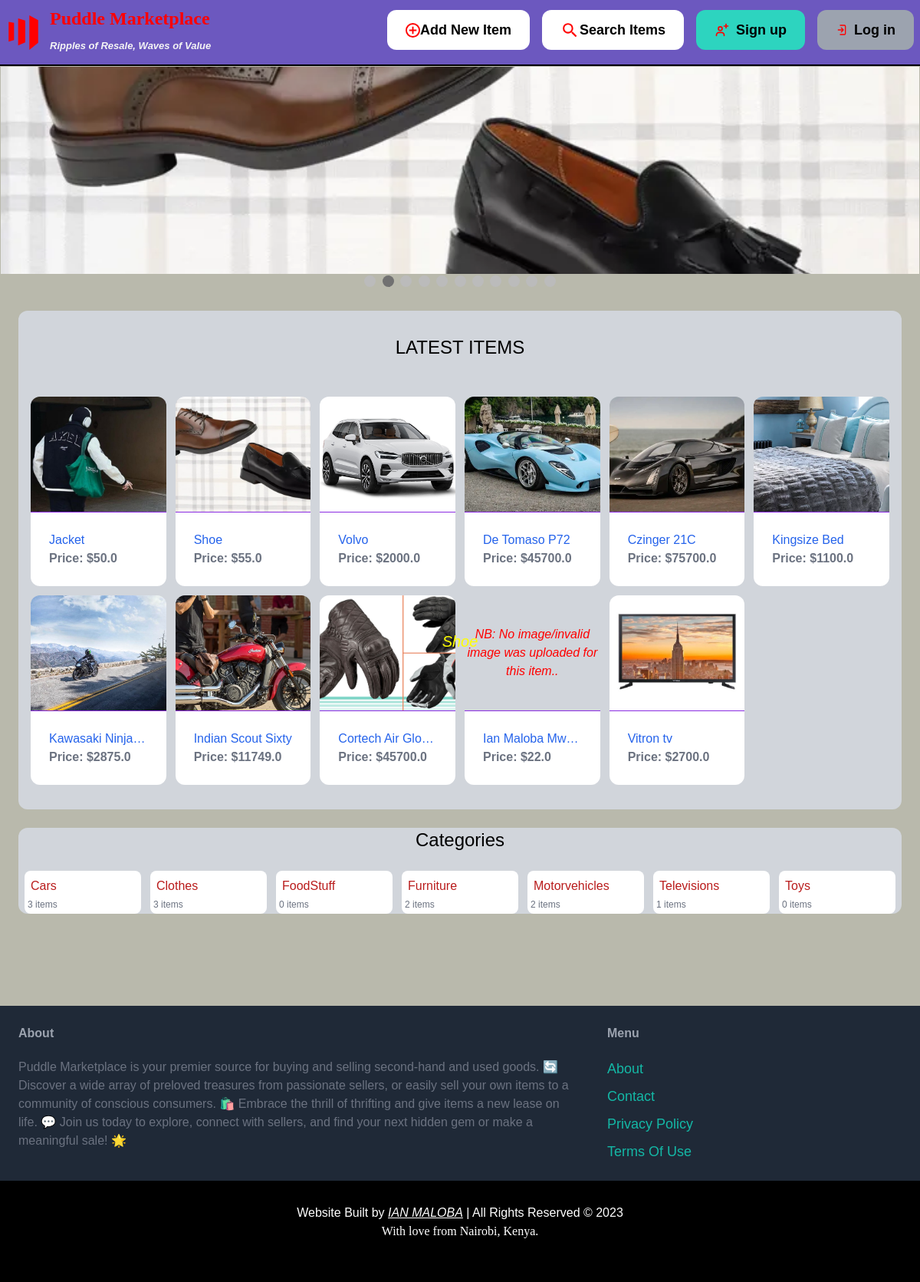
The page / on the database its author committed.
### items/models.py (models this page shows, shortened)
class Item(models.Model):
    cartegory = models.ForeignKey(Cartegory, related_name='items', on_delete=models.CASCADE)
    name = models.CharField(max_length=255)
    description = RichTextField(blank=True, null=True)
    price = models.FloatField()
    image = models.ImageField(upload_to='item_images', blank=True, null=True)
    is_sold = models.BooleanField(default=False)
    created_by = models.ForeignKey(User, related_name='items', on_delete=models.CASCADE)
    created_at = models.DateTimeField(auto_now_add=True)

class Cartegory(models.Model):
    name = models.CharField(max_length=255)
    class Meta:
        ordering = ('name',)
        verbose_name_plural = 'Categories'

### core/views.py (the view)
# urls.py: path('', views.index, name='index'),
def index(request):
    items = Item.objects.filter(is_sold=False) [0:20]
    categories = Cartegory.objects.all()
    return render(request, 'core/index.html',{
        'categories': categories,
        'items': items,
    })

### core/templates/core/index.html (shortened to what this page needs)
{% extends 'core/base.html' %}
{% block content %}
<div class="slideshow-container">
    {% for item in items %}
        {% if item.image %}
        <div class="mySlides fade">
            <a href="{% url 'items:detail' item.id %}">
                {% if item.image %}
                    <img src="{{ item.image.url }}" class="advertisement-image" title="{{ item.name }}" alt="Advertisement Image">
                {% endif %}
            </a>
            <div class="text truncate"><em>{{ item.name }}</em></div>
        </div>
        {% endif %}
    {% endfor %}
</div>
<div style="text-align:center">
    {% for _ in items %}
        <span class="dot"></span>
    {% endfor %}
</div>
<div class="mt-6 px-4 py-8 bg-gray-300 rounded-xl">
    <h2 class="mb-12 text-2xl text-center">LATEST ITEMS</h2>
    <div class="grid grid-cols-2 md:grid-cols-3 lg:grid-cols-6 gap-3">
        {% for item in items %}
          <div class="flex flex-col hover:scale-105 transition-transform duration-200">
            <a href="{% url 'items:detail' item.id %}">
              <div class="flex-shrink-0" style="height: 150px; display: flex; align-items: center;">
                {% if item.image %}
                  <img src="{{ item.image.url }}" class="rounded-t-xl" style="width: 100%; height: 100%; object-fit: cover;" title="{{ item.name }}">
                {% else %}
                  <i style="color: red; padding-top: 10%; padding-bottom: 10%; display: block; text-align: center;"  title="(No image) {{ item.name }}">NB: No image/invalid image was uploaded for this item..</i>
                {% endif %}
              </div>
              <div class="p-6 bg-white rounded-b-xl flex-grow">
                <h2 class="text-blue-600 text-1xl truncate no-underline hover:underline hover:text-red-500">{{ item.name }}</h2>
                <p class="text-gray-500 truncate"><b>Price: ${{ item.price }}</b></p>
              </div>
            </a>
          </div>
        {% endfor %}
      </div>
</div>
<div class="mt-6 px-2 bg-gray-300 rounded-xl">
    <h2 class="mb-6 text-2xl text-center">Categories</h2>
    <div class="grid grid-cols-4 md:grid-cols-7 gap-3">
        {% for cartegory in categories %}
        <div class="p-1 bg-white rounded-lg">
            <a href="{% url 'items:items' %}?query={{ query }}&cartegory={{ cartegory.id }}" class="block h-full">
                <div class="py-1 px-1 truncate text-red-700{% if cartegory.id == cartegory_id %} bg-gray-200 {% endif %}">
                    {{ cartegory.name }}
                </div>
                <p class="text-gray-500 text-xs">{{ cartegory.items.count }} items</p>
            </a>
        </div>
        {% endfor %}
    </div>
</div>
    <link rel="stylesheet" href="https://unpkg.com/swiper/swiper-bundle.min.css">
{% endblock %}

### core/templates/core/base.html (style rules this page uses)
body { background-color: #b9b9ac; display: flex; flex-direction: column; min-height: 100vh; font-family: Arial, Helvetica, sans-serif; }
html { scroll-behavior: smooth; }
.advertisement-image { display: block; width: 100%; height: 270px; object-fit: cover; }
* { box-sizing: border-box; }
.mySlides { display: none; }
img { vertical-align: middle; }
.slideshow-container { margin-left: -23px; margin-right: -23px; padding-left: 0; padding-right: 0; }
.text { color: #FFFF00; font-size: 15px; padding: 8px 12px; position: absolute; top: 50%; left: 50%; transform: translate(-50%, -50%); width: 100%; text-align: center; font-size: 20px; }
.dot { height: 15px; width: 15px; margin: 0 2px; background-color: #bbb; border-radius: 50%; display: inline-block; transition: background-color 0.6s ease; }
.active { background-color: #717171; }
.fade { animation-name: fade; animation-duration: 1.5s; }
.truncate { overflow: hidden; white-space: nowrap; text-overflow: ellipsis; }

### rows shown on the page
Item: image (picture), name "Shoe", price "55.0"
Item: image (picture), name "Jacket", price "50.0"
Item: image (picture), name "Volvo", price "2000.0"
Item: image (picture), name "De Tomaso P72", price "45700.0"
Item: image (picture), name "Czinger 21C", price "75700.0"
Item: image (picture), name "Kingsize Bed", price "1100.0"
Item: image (picture), name "Kawasaki Ninja…", price "2875.0"
Item: image (picture), name "Indian Scout Sixty", price "11749.0"
Item: image (picture), name "Cortech Air Glo…", price "45700.0"
Item: name "Ian Maloba Mw…", price "22.0"
Item: image (picture), name "Vitron tv", price "2700.0"
Cartegory: name "Cars", items.count "3"
Cartegory: name "Clothes", items.count "3"
Cartegory: name "FoodStuff", items.count "0"
Cartegory: name "Furniture", items.count "2"
Cartegory: name "Motorvehicles", items.count "2"
Cartegory: name "Televisions", items.count "1"
Cartegory: name "Toys", items.count "0"
